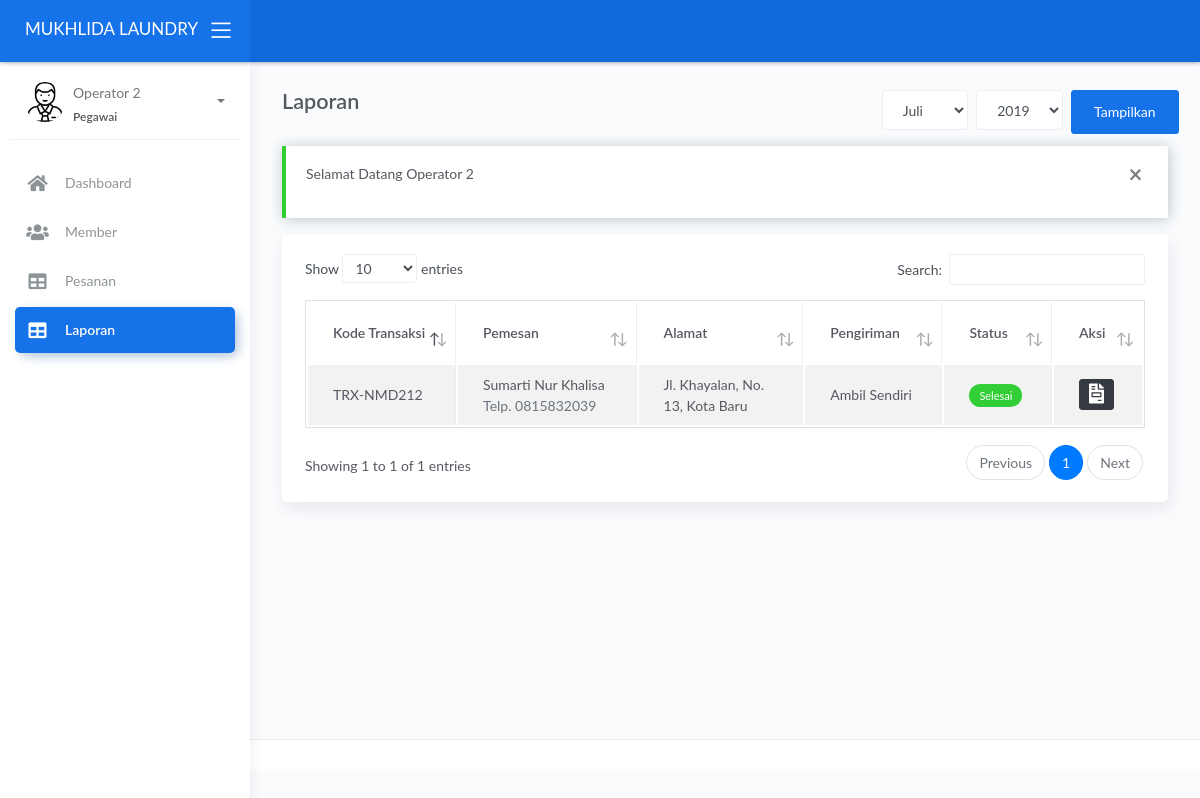
Before: /operator/index.php?page=laporan (signed in) with the older database file.
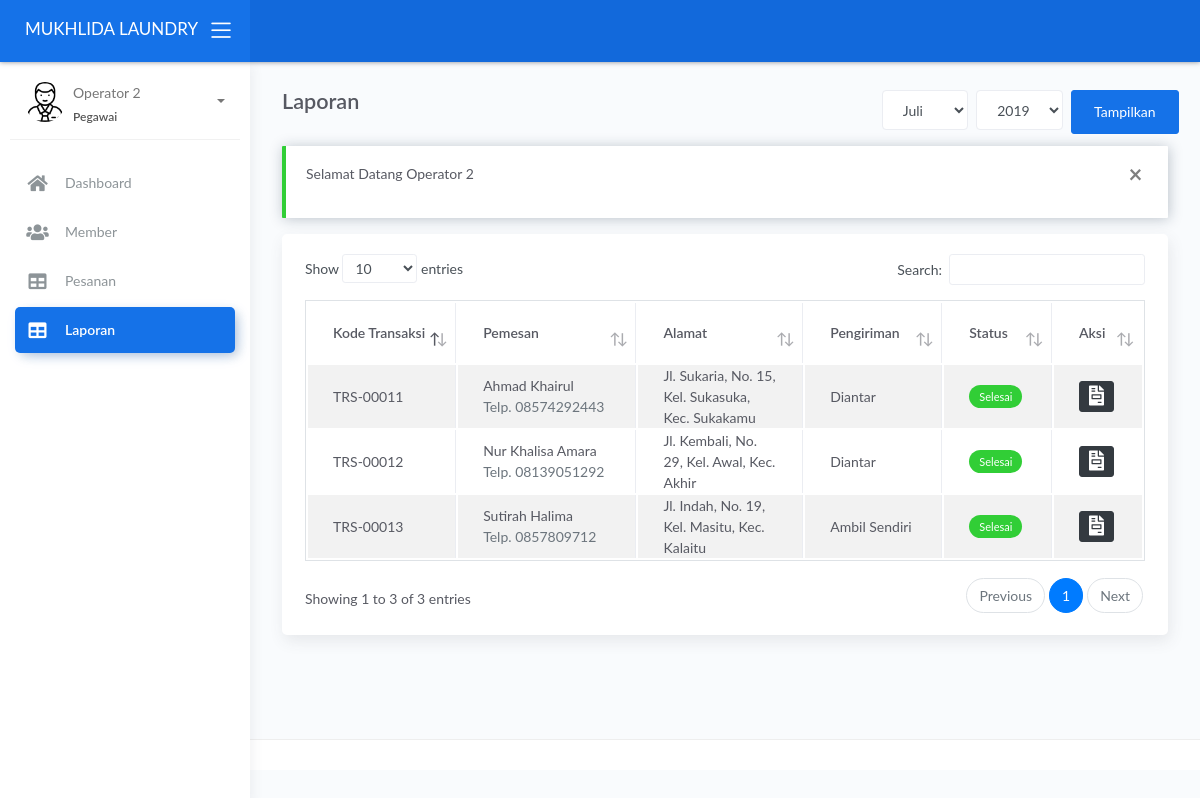
After: the same page with the newer database file.
### tables this page shows
CREATE TABLE IF NOT EXISTS `transaksi` (
  `kode_transaksi` varchar(10) NOT NULL,
  `tgl_transaksi` timestamp NOT NULL DEFAULT CURRENT_TIMESTAMP,
  `pemesan` varchar(50) NOT NULL,
  `telp` varchar(15) NOT NULL,
  `alamat` varchar(255) NOT NULL,
  `logistik` enum('Diantar','Ambil Sendiri') NOT NULL DEFAULT 'Ambil Sendiri',
  `diskon` int(2) NOT NULL DEFAULT '0',
  `total` float NOT NULL,
  `tunai` float NOT NULL,
  `status` enum('0','1','2','3','4') NOT NULL DEFAULT '0' COMMENT '0 - menunggu, 1 - dikerjakan, 2 - selesai dikerjakan, 3 - dikirim, 4 - selesai',
  `update_at` timestamp NOT NULL DEFAULT CURRENT_TIMESTAMP ON UPDATE CURRENT_TIMESTAMP,
  `id_member` varchar(5) NOT NULL DEFAULT '0'
);

### operator/sistem/content.php (called while the page is built, shortened)
<?php
$get_page = $_GET['page'];
switch ($get_page) {
    case 'laporan':
        $title = 'Laporan';
        break;
}

### operator/views/laporan.php (the view, shortened to what this page needs)
<?php
$b = @$_GET['bulan'] ? $_GET['bulan'] : date('m');
$t = @$_GET['tahun'] ? $_GET['tahun'] : date('Y');
$query = mysqli_query($koneksi, "SELECT * FROM transaksi WHERE status >= '4' AND DATE_FORMAT(tgl_transaksi, '%Y-%m-%d') BETWEEN '$t-$b-01' AND '$t-$b-32'  ORDER BY status ASC, tgl_transaksi ASC");
$bulan = ['Januari', 'Februari', 'Maret', 'April', 'Mei', 'Juni', 'Juli', 'Agustus', 'September', 'Oktober', 'November', 'Desember'];
?>
<div class="page-inner">
    <div class="row heading mb-2">
        <div class="col-8">
            <h2 class="pb-2 fw-bold"><?= $title ?></h2>
        </div>
        <div class="col-4 text-right ml-auto">
            <form action="index.php" method="get">
                <div class="row">
                    <div class="col p-1">
                        <select name="bulan" id="" class="form-control">
                            <?php for ($i=1; $i <= 12; $i++): $sb = (strlen($i) < 2) ? '0'.$i : $i; ?>
                                <option value="<?= $sb; ?>" <?= ($sb == $b) ? 'selected' : '' ?>><?= $bulan[$i-1] ?></option>
                            <?php endfor; ?>
                        </select>
                    </div>
                    <div class="col p-1">
                        <select name="tahun" id="" class="form-control">
                            <?php for ($st=date('Y'); $st > date(Y)-5; $st--): ?>
                                <option value="<?= $st ?>" <?= ($st == $t) ? 'selected' : '' ?>><?= $st ?></option>
                            <?php endfor; ?>
                        </select>
                    </div>
                    <div class="col p-1">
                        <button type="submit" class="btn btn-primary">Tampilkan</button>
                    </div>
                </div>
            </form>
        </div>
    </div>
    <?php if (@$_SESSION['pesan']): ?>
        <div class="alert alert-<?= $_SESSION['pesan']['status'] == 'error' ? 'danger' : $_SESSION['pesan']['status'] ?> alert-dismisable fade show" role="alert">
            <button class="close" data-dismiss="alert" aria-label="Close">
                <span aria-hidden="true">&times;</span>
            </button>
            <p><?= $_SESSION['pesan']['msg'] ?></p>
        </div>
    <?php endif; ?>
    <div class="main-content">
        <div class="card">
            <div class="card-body px-2">
                <table class="table table-striped table-bordered data-table">
                    <thead>
                        <th>Kode Transaksi</th>
                        <th>Pemesan</th>
                        <th width="20%">Alamat</th>
                        <th>Pengiriman</th>
                        <th>Status</th>
                        <th>Aksi</th>
                    </thead>
                    <tbody>
                        <?php while ($row = mysqli_fetch_assoc($query)): ?>
                            <tr>
                                <td><?= $row['kode_transaksi'] ?></td>
                                <td>
                                    <span><?= $row['pemesan'] ?></span> <br>
                                    <span class="text-muted">Telp. <?= $row['telp'] ?></span>
                                </td>
                                <td><?= $row['alamat'] ?></td>
                                <td>
                                    <?= $row['logistik'] ?>
                                </td>
                                <td>
                                    <?php if ($row['status'] == '4') echo "<span class=\"badge badge-success\">Selesai</span>" ?>
                                </td>
                                <td>
                                    <a href="#detail-transaksi" class="btn btn-dark btn-xs btn-detail-transaksi py-1" data-toggle="modal" data-target="#detail-transaksi" data-kt="<?= base64_encode($row['kode_transaksi']) ?>"><i class="fa fa-file-invoice fa-2x"  data-toggle="tooltip" data-placement="top" title="Detail Transaksi"></i></a>
                                </td>
                            </tr>
                        <?php endwhile; ?>
                    </tbody>
                </table>
            </div>
        </div>
    </div>
</div>

Changed rows visible on the page:
removed transaksi: kode_transaksi "TRX-NMD212", pemesan "Sumarti Nur Khalisa", telp "0815832039", alamat "Jl. Khayalan, No. 13, Kota Baru", logistik "Ambil Sendiri", status "Selesai"
added transaksi: kode_transaksi "TRS-00011", pemesan "Ahmad Khairul", telp "08574292443", alamat "Jl. Sukaria, No. 15, Kel. Sukasuka, Kec. Sukakamu", logistik "Diantar", status "Selesai"
added transaksi: kode_transaksi "TRS-00012", pemesan "Nur Khalisa Amara", telp "08139051292", alamat "Jl. Kembali, No. 29, Kel. Awal, Kec. Akhir", logistik "Diantar", status "Selesai"
added transaksi: kode_transaksi "TRS-00013", pemesan "Sutirah Halima", telp "0857809712", alamat "Jl. Indah, No. 19, Kel. Masitu, Kec. Kalaitu", logistik "Ambil Sendiri", status "Selesai"
Other visible differences:
text written by a page script: "Show entries Search: Showing 1 to 1 of 1 entries Previous 1 Next" → "Show entries Search: Showing 1 to 3 of 3 entries Previous 1 Next"
